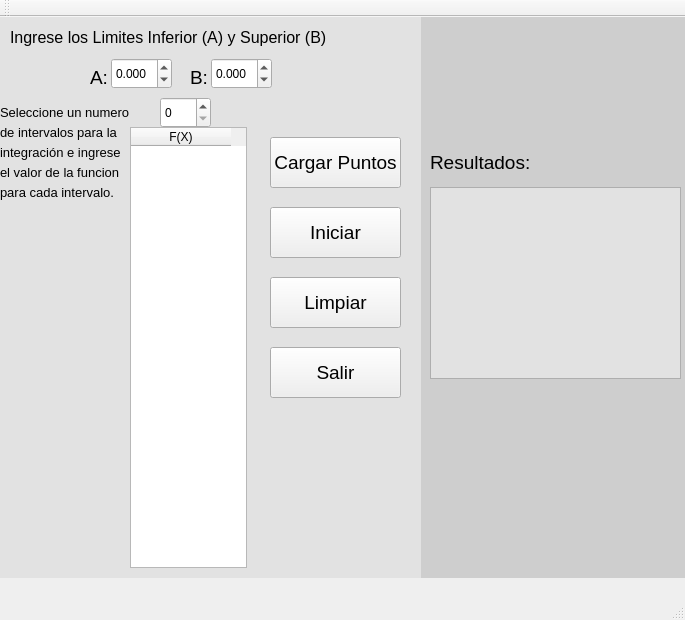
<?xml version="1.0" encoding="UTF-8"?>
<ui version="4.0">
 <class>IntegNum</class>
 <widget class="QMainWindow" name="IntegNum">
  <property name="geometry">
   <rect>
    <x>0</x>
    <y>0</y>
    <width>685</width>
    <height>620</height>
   </rect>
  </property>
  <property name="windowTitle">
   <string>IntegNum</string>
  </property>
  <widget class="QWidget" name="centralWidget">
   <widget class="QDoubleSpinBox" name="Inferior">
    <property name="geometry">
     <rect>
      <x>111</x>
      <y>41</y>
      <width>61</width>
      <height>31</height>
     </rect>
    </property>
    <property name="decimals">
     <number>3</number>
    </property>
    <property name="minimum">
     <double>-99999999.000000000000000</double>
    </property>
    <property name="maximum">
     <double>9999999999.000000000000000</double>
    </property>
    <property name="singleStep">
     <double>0.100000000000000</double>
    </property>
   </widget>
   <widget class="QDoubleSpinBox" name="Superior">
    <property name="geometry">
     <rect>
      <x>211</x>
      <y>41</y>
      <width>61</width>
      <height>31</height>
     </rect>
    </property>
    <property name="decimals">
     <number>3</number>
    </property>
    <property name="minimum">
     <double>-9999999.000000000000000</double>
    </property>
    <property name="maximum">
     <double>99999999.000000000000000</double>
    </property>
    <property name="singleStep">
     <double>0.100000000000000</double>
    </property>
   </widget>
   <widget class="QSpinBox" name="Intervalos">
    <property name="geometry">
     <rect>
      <x>160</x>
      <y>80</y>
      <width>51</width>
      <height>31</height>
     </rect>
    </property>
    <property name="minimum">
     <number>0</number>
    </property>
    <property name="value">
     <number>0</number>
    </property>
   </widget>
   <widget class="QTableWidget" name="Tablapuntos">
    <property name="geometry">
     <rect>
      <x>130</x>
      <y>110</y>
      <width>117</width>
      <height>441</height>
     </rect>
    </property>
    <column>
     <property name="text">
      <string>F(X)</string>
     </property>
    </column>
   </widget>
   <widget class="QPushButton" name="Carga">
    <property name="geometry">
     <rect>
      <x>270</x>
      <y>120</y>
      <width>131</width>
      <height>51</height>
     </rect>
    </property>
    <property name="font">
     <font>
      <pointsize>14</pointsize>
     </font>
    </property>
    <property name="text">
     <string>Cargar Puntos</string>
    </property>
   </widget>
   <widget class="QPushButton" name="Inicia">
    <property name="geometry">
     <rect>
      <x>270</x>
      <y>190</y>
      <width>131</width>
      <height>51</height>
     </rect>
    </property>
    <property name="font">
     <font>
      <pointsize>14</pointsize>
     </font>
    </property>
    <property name="text">
     <string>Iniciar</string>
    </property>
   </widget>
   <widget class="QPushButton" name="Limpia">
    <property name="geometry">
     <rect>
      <x>270</x>
      <y>260</y>
      <width>131</width>
      <height>51</height>
     </rect>
    </property>
    <property name="font">
     <font>
      <pointsize>14</pointsize>
     </font>
    </property>
    <property name="text">
     <string>Limpiar</string>
    </property>
   </widget>
   <widget class="QPushButton" name="Sale">
    <property name="geometry">
     <rect>
      <x>270</x>
      <y>330</y>
      <width>131</width>
      <height>51</height>
     </rect>
    </property>
    <property name="font">
     <font>
      <pointsize>14</pointsize>
     </font>
    </property>
    <property name="text">
     <string>Salir</string>
    </property>
   </widget>
   <widget class="QTextBrowser" name="Resultado">
    <property name="geometry">
     <rect>
      <x>430</x>
      <y>170</y>
      <width>251</width>
      <height>192</height>
     </rect>
    </property>
    <property name="styleSheet">
     <string notr="true">background-color: rgb(226, 226, 226);</string>
    </property>
   </widget>
   <widget class="QLabel" name="label">
    <property name="geometry">
     <rect>
      <x>10</x>
      <y>10</y>
      <width>331</width>
      <height>21</height>
     </rect>
    </property>
    <property name="font">
     <font>
      <pointsize>12</pointsize>
     </font>
    </property>
    <property name="text">
     <string>Ingrese los Limites Inferior (A) y Superior (B)</string>
    </property>
   </widget>
   <widget class="QLabel" name="label_2">
    <property name="geometry">
     <rect>
      <x>90</x>
      <y>50</y>
      <width>21</width>
      <height>21</height>
     </rect>
    </property>
    <property name="font">
     <font>
      <pointsize>14</pointsize>
     </font>
    </property>
    <property name="text">
     <string>A:</string>
    </property>
   </widget>
   <widget class="QLabel" name="label_3">
    <property name="geometry">
     <rect>
      <x>190</x>
      <y>50</y>
      <width>21</width>
      <height>21</height>
     </rect>
    </property>
    <property name="font">
     <font>
      <pointsize>14</pointsize>
     </font>
    </property>
    <property name="text">
     <string>B:</string>
    </property>
   </widget>
   <widget class="QLabel" name="label_4">
    <property name="geometry">
     <rect>
      <x>0</x>
      <y>80</y>
      <width>131</width>
      <height>31</height>
     </rect>
    </property>
    <property name="font">
     <font>
      <pointsize>10</pointsize>
     </font>
    </property>
    <property name="text">
     <string>Seleccione un numero</string>
    </property>
   </widget>
   <widget class="QLabel" name="label_5">
    <property name="geometry">
     <rect>
      <x>0</x>
      <y>100</y>
      <width>131</width>
      <height>31</height>
     </rect>
    </property>
    <property name="font">
     <font>
      <pointsize>10</pointsize>
     </font>
    </property>
    <property name="text">
     <string>de intervalos para la</string>
    </property>
   </widget>
   <widget class="QLabel" name="label_6">
    <property name="geometry">
     <rect>
      <x>0</x>
      <y>120</y>
      <width>131</width>
      <height>31</height>
     </rect>
    </property>
    <property name="font">
     <font>
      <pointsize>10</pointsize>
     </font>
    </property>
    <property name="text">
     <string>integración e ingrese</string>
    </property>
   </widget>
   <widget class="QLabel" name="label_7">
    <property name="geometry">
     <rect>
      <x>0</x>
      <y>140</y>
      <width>131</width>
      <height>31</height>
     </rect>
    </property>
    <property name="font">
     <font>
      <pointsize>10</pointsize>
     </font>
    </property>
    <property name="text">
     <string>el valor de la funcion</string>
    </property>
   </widget>
   <widget class="QLabel" name="label_8">
    <property name="geometry">
     <rect>
      <x>0</x>
      <y>160</y>
      <width>131</width>
      <height>31</height>
     </rect>
    </property>
    <property name="font">
     <font>
      <pointsize>10</pointsize>
     </font>
    </property>
    <property name="text">
     <string>para cada intervalo.</string>
    </property>
   </widget>
   <widget class="QLabel" name="label_9">
    <property name="geometry">
     <rect>
      <x>430</x>
      <y>130</y>
      <width>121</width>
      <height>31</height>
     </rect>
    </property>
    <property name="font">
     <font>
      <pointsize>14</pointsize>
     </font>
    </property>
    <property name="styleSheet">
     <string notr="true">background-color: rgb(206, 206, 206);</string>
    </property>
    <property name="text">
     <string>Resultados:</string>
    </property>
   </widget>
   <widget class="QLabel" name="label_10">
    <property name="geometry">
     <rect>
      <x>0</x>
      <y>0</y>
      <width>421</width>
      <height>561</height>
     </rect>
    </property>
    <property name="styleSheet">
     <string notr="true">background-color: rgb(226, 226, 226);</string>
    </property>
    <property name="text">
     <string/>
    </property>
   </widget>
   <widget class="QLabel" name="label_11">
    <property name="geometry">
     <rect>
      <x>420</x>
      <y>0</y>
      <width>281</width>
      <height>561</height>
     </rect>
    </property>
    <property name="styleSheet">
     <string notr="true">background-color: rgb(206, 206, 206);</string>
    </property>
    <property name="text">
     <string/>
    </property>
   </widget>
   <zorder>label_11</zorder>
   <zorder>label_10</zorder>
   <zorder>Inferior</zorder>
   <zorder>Superior</zorder>
   <zorder>Intervalos</zorder>
   <zorder>Tablapuntos</zorder>
   <zorder>Carga</zorder>
   <zorder>Inicia</zorder>
   <zorder>Limpia</zorder>
   <zorder>Sale</zorder>
   <zorder>Resultado</zorder>
   <zorder>label</zorder>
   <zorder>label_2</zorder>
   <zorder>label_3</zorder>
   <zorder>label_4</zorder>
   <zorder>label_5</zorder>
   <zorder>label_6</zorder>
   <zorder>label_7</zorder>
   <zorder>label_8</zorder>
   <zorder>label_9</zorder>
  </widget>
  <widget class="QMenuBar" name="menuBar">
   <property name="geometry">
    <rect>
     <x>0</x>
     <y>0</y>
     <width>685</width>
     <height>21</height>
    </rect>
   </property>
  </widget>
  <widget class="QToolBar" name="mainToolBar">
   <attribute name="toolBarArea">
    <enum>TopToolBarArea</enum>
   </attribute>
   <attribute name="toolBarBreak">
    <bool>false</bool>
   </attribute>
  </widget>
  <widget class="QStatusBar" name="statusBar"/>
 </widget>
 <layoutdefault spacing="6" margin="11"/>
 <resources/>
 <connections>
  <connection>
   <sender>Sale</sender>
   <signal>clicked()</signal>
   <receiver>IntegNum</receiver>
   <slot>close()</slot>
   <hints>
    <hint type="sourcelabel">
     <x>362</x>
     <y>382</y>
    </hint>
    <hint type="destinationlabel">
     <x>417</x>
     <y>415</y>
    </hint>
   </hints>
  </connection>
 </connections>
</ui>
